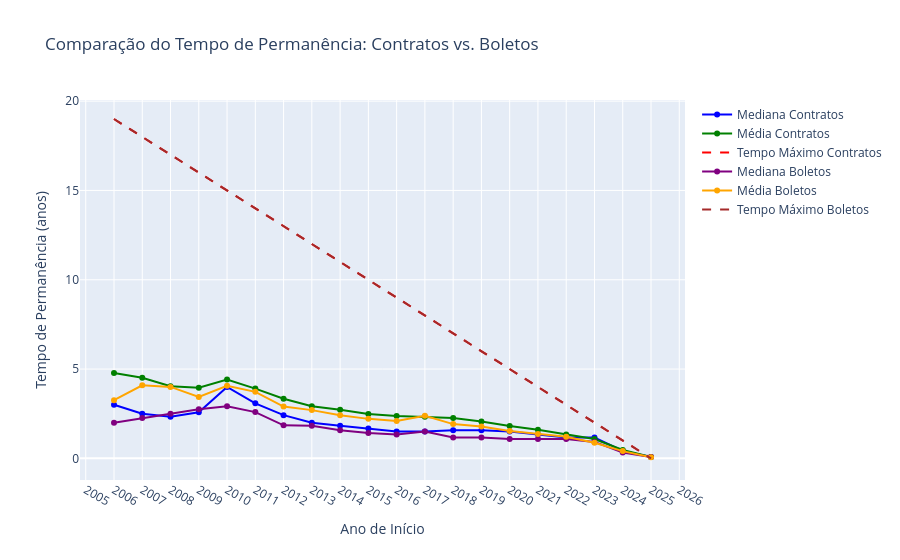

Source (notebook cell):
### Markdown cell above
### Tempo de Permanência por Inicio de contrato: Contratos vs. Boletos

### Code cell
import pandas as pd
import plotly.graph_objects as go
from datetime import datetime

def analisar_permanencia_comparada(tabela_sdf):
    """
    Analisa e compara o tempo de permanência dos contratos baseados na data de início e na data do primeiro boleto.

    Parâmetros:
    tabela_sdf (Spark DataFrame): DataFrame do Spark contendo 'data_inicio', 'anos_contrato', 
                                  'data_primeiro_boleto' e 'anos_boleto'.

    Retorno:
    fig (plotly.graph_objects.Figure): Gráfico interativo comparando os tempos de permanência.
    """

    # Filtrar e converter para Pandas os contratos cancelados
    df_contratos = tabela_sdf.filter(tabela_sdf["tipo_saida"] != "ATIVO") \
        .select("data_inicio", "anos_contrato", "data_primeiro_boleto", "anos_boleto") \
        .toPandas()

    # Converter colunas de data para datetime
    df_contratos["data_inicio"] = pd.to_datetime(df_contratos["data_inicio"])
    df_contratos["data_primeiro_boleto"] = pd.to_datetime(df_contratos["data_primeiro_boleto"])

    # Criar colunas com o ano do contrato e o ano do primeiro boleto
    df_contratos["ano_inicio"] = df_contratos["data_inicio"].dt.year
    df_contratos["ano_primeiro_boleto"] = df_contratos["data_primeiro_boleto"].dt.year

    # Obter o ano atual
    ano_atual = datetime.today().year

    # Calcular estatísticas por ano para os contratos
    estatisticas_contratos = df_contratos.groupby("ano_inicio")["anos_contrato"].agg(["median", "mean"]).reset_index()
    estatisticas_contratos["tempo_maximo_possivel"] = ano_atual - estatisticas_contratos["ano_inicio"]

    # Calcular estatísticas por ano para os boletos
    estatisticas_boletos = df_contratos.groupby("ano_primeiro_boleto")["anos_boleto"].agg(["median", "mean"]).reset_index()
    estatisticas_boletos["tempo_maximo_possivel"] = ano_atual - estatisticas_boletos["ano_primeiro_boleto"]

    # Criar gráfico interativo
    fig = go.Figure()

    # Adicionar linhas dos contratos
    fig.add_trace(go.Scatter(
        x=estatisticas_contratos["ano_inicio"],
        y=estatisticas_contratos["median"],
        mode="lines+markers",
        name="Mediana Contratos",
        line=dict(color="blue")
    ))

    fig.add_trace(go.Scatter(
        x=estatisticas_contratos["ano_inicio"],
        y=estatisticas_contratos["mean"],
        mode="lines+markers",
        name="Média Contratos",
        line=dict(color="green")
    ))

    fig.add_trace(go.Scatter(
        x=estatisticas_contratos["ano_inicio"],
        y=estatisticas_contratos["tempo_maximo_possivel"],
        mode="lines",
        name="Tempo Máximo Contratos",
        line=dict(color="red", dash="dash")
    ))

    # Adicionar linhas dos boletos
    fig.add_trace(go.Scatter(
        x=estatisticas_boletos["ano_primeiro_boleto"],
        y=estatisticas_boletos["median"],
        mode="lines+markers",
        name="Mediana Boletos",
        line=dict(color="purple")
    ))

    fig.add_trace(go.Scatter(
        x=estatisticas_boletos["ano_primeiro_boleto"],
        y=estatisticas_boletos["mean"],
        mode="lines+markers",
        name="Média Boletos",
        line=dict(color="orange")
    ))

    fig.add_trace(go.Scatter(
        x=estatisticas_boletos["ano_primeiro_boleto"],
        y=estatisticas_boletos["tempo_maximo_possivel"],
        mode="lines",
        name="Tempo Máximo Boletos",
        line=dict(color="brown", dash="dash")
    ))

    # Layout do gráfico
    fig.update_layout(
        title="Comparação do Tempo de Permanência: Contratos vs. Boletos",
        xaxis_title="Ano de Início",
        yaxis_title="Tempo de Permanência (anos)",
        showlegend=True,
        xaxis=dict(
            dtick=1,
            tickmode='linear'
        )
    )

    return fig


analisar_permanencia_comparada(tabela_filtrada_2006)

### Figure 1 — Plotly figure (JSON) as saved in the notebook; plotly's stock layout.template omitted (floating-point values rounded to 4 significant figures)
{"data": [{"line": {"color": "blue"}, "mode": "lines+markers", "name": "Mediana Contratos", "type": "scatter", "x": [2006, 2007, 2008, 2009, 2010, 2011, 2012, 2013, 2014, 2015, 2016, 2017, 2018, 2019, 2020, 2021, 2022, 2023, 2024, 2025], "y": [3.0, 2.5, 2.33, 2.58, 4.0, 3.08, 2.42, 2.0, 1.83, 1.67, 1.5, 1.5, 1.58, 1.58, 1.5, 1.33, 1.17, 1.17, 0.42, 0.08]}, {"line": {"color": "green"}, "mode": "lines+markers", "name": "Média Contratos", "type": "scatter", "x": [2006, 2007, 2008, 2009, 2010, 2011, 2012, 2013, 2014, 2015, 2016, 2017, 2018, 2019, 2020, 2021, 2022, 2023, 2024, 2025], "y": [4.78, 4.517, 4.043, 3.958, 4.419, 3.905, 3.334, 2.917, 2.724, 2.485, 2.372, 2.329, 2.266, 2.07, 1.811, 1.598, 1.338, 1.081, 0.4703, 0.08]}, {"line": {"color": "red", "dash": "dash"}, "mode": "lines", "name": "Tempo Máximo Contratos", "type": "scatter", "x": [2006, 2007, 2008, 2009, 2010, 2011, 2012, 2013, 2014, 2015, 2016, 2017, 2018, 2019, 2020, 2021, 2022, 2023, 2024, 2025], "y": [19, 18, 17, 16, 15, 14, 13, 12, 11, 10, 9, 8, 7, 6, 5, 4, 3, 2, 1, 0]}, {"line": {"color": "purple"}, "mode": "lines+markers", "name": "Mediana Boletos", "type": "scatter", "x": [2006, 2007, 2008, 2009, 2010, 2011, 2012, 2013, 2014, 2015, 2016, 2017, 2018, 2019, 2020, 2021, 2022, 2023, 2024, 2025], "y": [2.0, 2.26, 2.5, 2.75, 2.92, 2.59, 1.85, 1.83, 1.58, 1.42, 1.33, 1.5, 1.17, 1.17, 1.08, 1.08, 1.08, 0.92, 0.33, 0.08]}, {"line": {"color": "orange"}, "mode": "lines+markers", "name": "Média Boletos", "type": "scatter", "x": [2006, 2007, 2008, 2009, 2010, 2011, 2012, 2013, 2014, 2015, 2016, 2017, 2018, 2019, 2020, 2021, 2022, 2023, 2024, 2025], "y": [3.259, 4.091, 4.002, 3.438, 4.06, 3.724, 2.901, 2.701, 2.42, 2.211, 2.086, 2.379, 1.918, 1.781, 1.538, 1.366, 1.206, 0.8788, 0.4062, 0.0625]}, {"line": {"color": "brown", "dash": "dash"}, "mode": "lines", "name": "Tempo Máximo Boletos", "type": "scatter", "x": [2006, 2007, 2008, 2009, 2010, 2011, 2012, 2013, 2014, 2015, 2016, 2017, 2018, 2019, 2020, 2021, 2022, 2023, 2024, 2025], "y": [19, 18, 17, 16, 15, 14, 13, 12, 11, 10, 9, 8, 7, 6, 5, 4, 3, 2, 1, 0]}], "layout": {"showlegend": true, "title": {"text": "Comparação do Tempo de Permanência: Contratos vs. Boletos"}, "xaxis": {"dtick": 1, "tickmode": "linear", "title": {"text": "Ano de Início"}}, "yaxis": {"title": {"text": "Tempo de Permanência (anos)"}}}}
